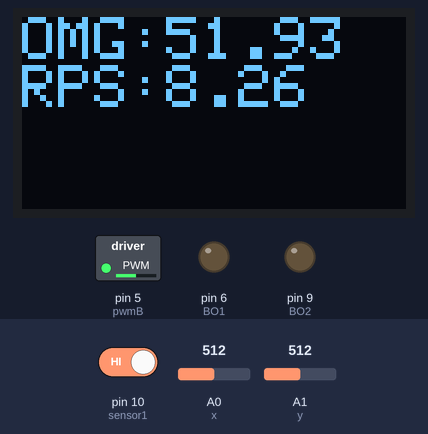
A sketch run on a simulated Arduino Uno, built with avr-gcc and run on an emulated ATmega328P. Parts: 128×64 one-colour display, switched loads named in the sketch (green lamp = pin HIGH), output pins drawn as LEDs (lit = HIGH). The test bench sets the inputs (shaded band); at power-on: A0 (x) = 512, A1 (y) = 512, pin 10 (sensor1) HIGH. The display library's start-up logo is not drawn.

Above: at 1.3 s.
1.4 s: A0 (x) set to 692
2.9 s: A0 (x) set to 711
At 3.8 s:
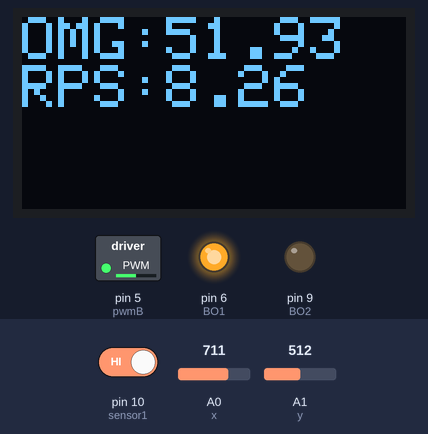
4.4 s: A1 (y) set to 710
At 5.0 s:
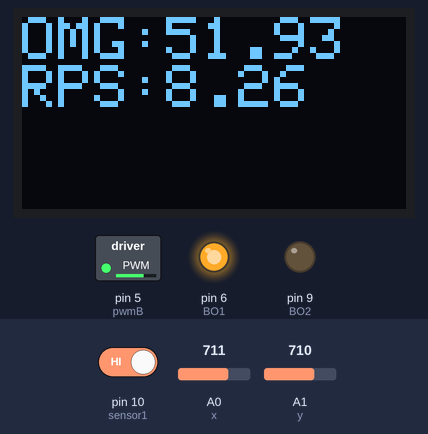
5.9 s: A1 (y) set to 900
At 7.1 s:
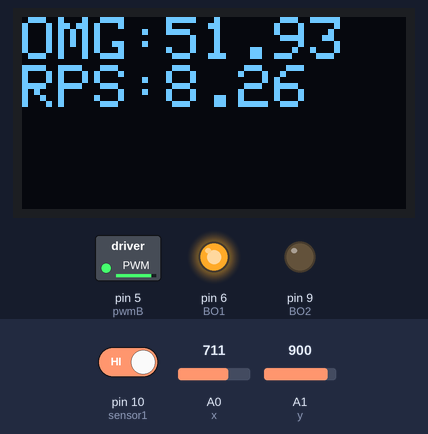
7.4 s: A0 (x) set to 690
At 8.4 s:
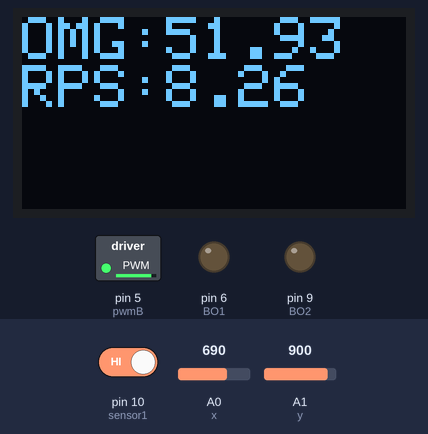
8.9 s: A1 (y) set to 716
At 9.5 s:
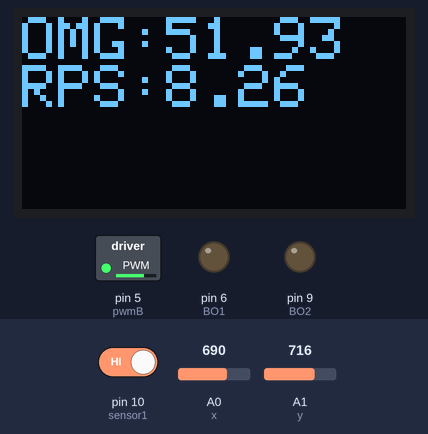
Timing chart, 0 to 11.4 s (numbered marks = the images above; inputs shaded):
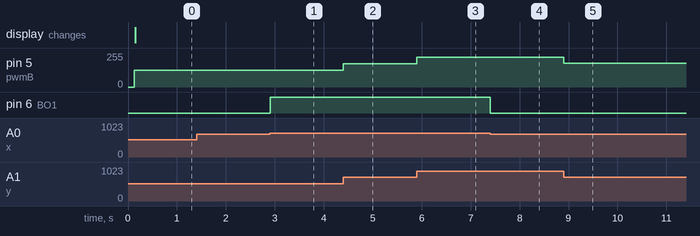

Measured:
- the behaviour switches between 700 and 701 on A0 (x) (found by bisection; images 0 and 1)
- after the input at 1.4 s, every drawn part: stays the same
- after the input at 2.9 s, pin 6 (BO1): LOW → HIGH at once
- after the input at 4.4 s, pin 5 (pwmB): 127/255 → 176/255 at once
- after the input at 5.9 s, pin 5 (pwmB): 176/255 → 224/255 at once
- after the input at 7.4 s, pin 6 (BO1): HIGH → LOW at once
- after the input at 8.9 s, pin 5 (pwmB): 224/255 → 178/255 at once

The sketch:

Cirkinemeter_Omega_and_Motor_report3November.ino
```cpp
//---------OLED Libraries
#include <SPI.h>
#include <Wire.h>
#include <Adafruit_GFX.h>
#include <Adafruit_SSD1306.h>
Adafruit_SSD1306 display = Adafruit_SSD1306();

//--------------Joystick Pins and Variables
int x=A0;  //X axis pin
int y=A1;  //Y axis pin
int xval=0;
int yval=0;
int speedval=0;

//--------------TB66 Pins; MOTOR CONTROL
int pwmB=5;  //RPM control

//BO pins control direction
int BO1=6;  //BIN1
int BO2=9;  //BIN2

//--------------Sensor Pins and Values
int sensor1=10;  //Pin of the IR RECEIVER
int sensState1 = 0;  //value of digital signal of sensor (0 or 1==> 0V or 3V)
int lastState1=0;    //The sensor's PREVIOUS digital signal, used to determine crossing
int LEDPIN=13;       //Used for visual display. If sensor detects IR, LED turns on

//Circular Kinematics Values
unsigned long startTime=0;    //Time at the start of the revolution
unsigned long endTime=0;      //Time at the end of the revolution
float theta=3.14159*2;        //Angle traveled between the two times (2 pi RADIANS)
float omega=0;                //Variable for Angular velocity


// --------------------------


//Void Setup performs code once, declares Inputs and Outputs
void setup() {
  //Joystick
  pinMode(x, INPUT);  //gets values from joystick
  pinMode(y, INPUT);  //gets values from joystick
  //TB66
  pinMode(BO1, OUTPUT);  //sends values to TB66
  pinMode(BO2, OUTPUT);  //sends values to TB66

  //IR receiver
  pinMode(sensor1, INPUT);  //Receives data from sensor
  digitalWrite(sensor1, HIGH);  //This forces the sensor to activate for the first time, afterwards, only digital READS

  //OLED wing
  oledSetup(); //OLED display setup

}

//Void Loop repeats tasks indefinitely
void loop() {
  //Clears the OLED display each cycle instantly, commented out so the data stays until the new data comes
    //display.clearDisplay();
    //display.display();

  //Joystick to Motor Control
  xval=analogRead(x);
  yval=analogRead(y);
  collect();  //Print X Y values
  getSetSpeed();  //get PWMB value from Joystick and set it as the RPM for the Motor
  chooseDirection();  //Decide direction of Motor (clockwise vs counterclockwise)
  directiontest();  //print direction for debugging

  //IR receiver code
  sensState1 = digitalRead(sensor1);  //Get digital signal from IR receiver
  detectAndTime();  //Record times, calculate Omega, publish values to OLED
}
```

Direction_Debug.ino
```cpp
void directiontest(){ //Test to see if the input from the Joystick is working
  if(xval>700){
    Serial.println("counterclockwise");
  }
  else if(xval<300){
    Serial.println("clockwise");
  }
}
```

Motor_Control.ino
```cpp
//-----------Listing all the directions.
void counterclockwise(){  //BO1 on while BO2 off gives CounterClock
  digitalWrite(BO1, HIGH);
  digitalWrite(BO2, LOW);
  printval();
}
void clockwise(){   //BO1 off while BO2 on gives Clock
  digitalWrite(BO1, LOW);
  digitalWrite(BO2, HIGH);
  printval();
}
void Stop(){
  digitalWrite(BO1, LOW);
  digitalWrite(BO2, LOW);
  printval();
}
//----------------------------------------------------

//Print which input pin is on for the TB66 for future Debug test
void printval(){
  Serial.print("B1: "); Serial.println(digitalRead(BO1));
  Serial.print("B2: "); Serial.println(digitalRead(BO2));
}

//RPM control for Motor
void getSetSpeed(){
  speedval= map(yval,0,1023,0,255); //takes yval and divides 0 to 1023 val by 4 (255)
  Serial.print("speedval:");Serial.println(speedval);
  analogWrite(pwmB, speedval);  //sends speedval to PWMB on tb66
}


void collect(){
  Serial.print("x:");Serial.println(xval);
  Serial.print("y:");Serial.println(yval);
}

void chooseDirection(){ //changes direction if surpasses threshold
  if(xval>700){
    counterclockwise();

  }
  else if(xval<300){
    clockwise();

  }
  else if(xval>=300 && xval<=700){  //if not surpass threshold, no movement
    Stop();

  }
}
```

OLED_display.ino
```cpp
void oledSetup(){  //Necessary code to set up OLED's connections to the Feather
  Serial.println("OLED FeatherWing test");
  display.begin(SSD1306_SWITCHCAPVCC, 0x3C);
  Serial.println("OLED begun");
  display.display();
  delay(10);

  // Refreshes the screen of the OLED
  display.clearDisplay();
  display.display();

  Serial.println("IO test");


  // Sets up the text style, color, and intro text (GNG kinemADdicts)
  display.setTextSize(2);
  display.setTextColor(WHITE);
  display.setCursor(0,0);
  display.print("GnG KinemAddicts");
  display.setCursor(0,0);
  display.display();
}

void oledPrint(){  //Print the values of Omega and RPS on the OLED screen
  //Text settings
  display.setTextSize(2);
  display.clearDisplay();
  display.setCursor(0,0);

  display.print("OMG:");display.println(omega,2); //Print the Omega Value
  display.print("RPS:"); display.println(omega/theta,2);  //Print the RPS value
  display.display();  //Sends commands to OLED (otherwise won't)

}
```

Sensors_and_Motion.ino
```cpp
//--------------------------------------------------Calculate the angular velocity
void getRPS(){
  omega= theta/((float)(endTime-startTime)/1000.0);  //Angle traveled (2pi) over delta time (delta t/1000 to convert milliseconds to seconds)
  Serial.print("Omega(rad/sec):"); Serial.println(omega); //Print Omega value
}


//------------------------Timing the Revolution------------------------
void detectAndTime(){
  //Visual Indicator of the built in LED
  if(sensState1==HIGH){  //if transmitter detected, turn on LED
    digitalWrite(LEDPIN, HIGH);
  }

  else{
    digitalWrite(LEDPIN, LOW);  //else LED is off
  }

  //-------------------------Timing Logic----------------------------
  if (sensState1 && !lastState1) {  //If the Sensor CHANGES its signal (low to high) then record the time (endtime)
   endTime=millis();  //RECORD THE TIME in MILLISECONDS
   Serial.print("start: ");Serial.print(startTime);Serial.print(" end: "); Serial.println(endTime); //print times

   getRPS();  //CALCULATE OMEGA once the endtime is found
   oledPrint();  //PRINT OMEGA ON the OLED once entime is found
   Serial.println("--------------------------");
  }

  if (!sensState1 && lastState1) {  //If the receiver does NOT change its digital value (stays low), do nothing
  }
  startTime=endTime;  //Every Time the Transmitter is detected, the NEXT starting time of the revolution becomes the CURRENT end time
  //NOTE: start time is initially set to 0, so the first reading will not be accurate, but succeeding revolutions WILL be

  lastState1 = sensState1;  //Everytime the Transmitter is detected, the sensor's previous state is set equal to the current state
}
```
